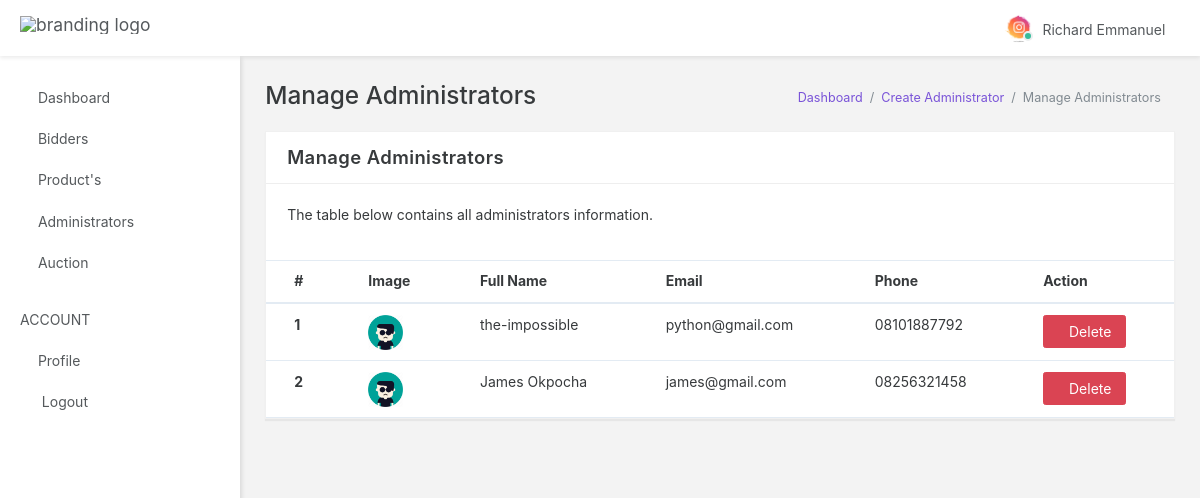
Page /auth/manage_admin (signed in) on the committed database.
### Auction_auth/models.py (models this page shows, shortened)
class User(AbstractBaseUser, PermissionsMixin):
    user_id = models.UUIDField(
        default=uuid.uuid4, primary_key=True, unique=True, editable=False)
    email = models.CharField(max_length=100, db_index=True,
                             unique=True, verbose_name='email address', blank=True)
    name = models.CharField(
        max_length=100, db_index=True, blank=True, null=True)
    phone = models.CharField(
        max_length=14, db_index=True, unique=True, blank=True)
    address = models.CharField(max_length=255, null=True, blank=True)
    picture = models.ImageField(
        default='img/user.png', upload_to='uploads/', null=True)
    date_joined = models.DateTimeField(
        verbose_name='date_joined', auto_now_add=True)
    last_login = models.DateTimeField(
        verbose_name='last_login', auto_now=True, null=True)
    is_active = models.BooleanField(default=True)
    is_staff = models.BooleanField(default=False)
    is_superuser = models.BooleanField(default=False)
    USERNAME_FIELD = 'email'
    REQUIRED_FIELDS = ['name',]
    objects = UserManager()
    class Meta:
        db_table = 'Users'
        verbose_name_plural = 'Users'

### Auction_auth/views.py (the view)
# urls.py: path('auth/manage_admin', ManageAdminPageView.as_view(), name='manage_admin'),
class ManageAdminPageView(LoginRequiredMixin, ListView):
    template_name = "backend/admin/manage_admin.html"
    def get_queryset(self):
        return User.objects.filter(is_staff=True, is_superuser=False).order_by('-date_joined')

### Templates/backend/admin/manage_admin.html (shortened to what this page needs)
{% extends 'base.html' %}
{% load static %}
{% load crispy_forms_tags %}
  {% block head %}{% include 'partials/auth_head.html' %}{% endblock head %}
  {% block body %}
  <body data-open="click" data-menu="vertical-menu" data-col="2-columns" class="vertical-layout vertical-menu 2-columns  fixed-navbar">
  {% block nav %} {% include 'partials/auth_nav.html' %} {% endblock %}
  {% include 'partials/auth_sidebar.html' %}
    <div class="app-content content container-fluid">
      <div class="content-wrapper">
        <div class="content-header row">
          <div class="content-header-left col-md-6 col-xs-12 mb-1">
            <h2 class="content-header-title">Manage Administrators</h2>
          </div>
            <div class="content-header-right breadcrumbs-right breadcrumbs-top col-md-6 col-xs-12">
                <div class="breadcrumb-wrapper col-xs-12">
                    <ol class="breadcrumb">
                        <li class="breadcrumb-item"><a href="{% url 'auth:dashboard' %}">Dashboard</a>
                        </li>
                        <li class="breadcrumb-item"><a href="{% url 'auth:create_admin' %}">Create Administrator</a>
                        </li>
                        <li class="breadcrumb-item active">Manage Administrators
                        </li>
                    </ol>
                </div>
            </div>
        </div>
        <div class="content-body">
        <div class="row">
            <div class="col-xs-12">
                <div class="card">
                    <div class="card-header">
                        <h4 class="card-title">Manage Administrators</h4>
                        <div class="heading-elements">
                            <ul class="list-inline mb-0">
                                <li><a data-action="collapse"><i class="icon-minus4"></i></a></li>
                                <li><a data-action="expand"><i class="icon-expand2"></i></a></li>
                            </ul>
                        </div>
                    </div>
                    <div class="card-body collapse in">
                        <div class="card-block card-dashboard">
                            <p>The table below contains all administrators information.</p>
                        </div>
                        <div class="table-responsive">
                            <table class="table table-hover mb-0">
                                <thead>
                                    <tr>
                                        <th>#</th>
                                        <th>Image</th>
                                        <th>Full Name</th>
                                        <th>Email</th>
                                        <th>Phone</th>
                                        <th>Action</th>
                                    </tr>
                                </thead>
                                <tbody>
                                {% if object_list %}
                                    {% for object in object_list %}
                                    <tr>
                                        <th scope="row">{{ forloop.counter}}</th>
                                        <td><a href="{% url 'auth:update_admin' object.pk %}"><img src="{{object.picture.url}}" width="35" alt=""></a></td>
                                        <td>{{ object.name }}</td>
                                        <td>{{ object.email }}</td>
                                        <td>{{ object.phone }}</td>
                                        <td><a href="" class="btn btn-danger" data-toggle="modal" data-target="#deleteModal{{forloop.counter}}" style="cursor: pointer;"> <i class="icon-ios-trash"></i>Delete</a></td>
                                    </tr>
                                    {% endfor %}
                                {% endif %}
                                </tbody>
                            </table>
                        </div>
                    </div>
                </div>
            </div>
        </div>
        </div>
      </div>
    </div>
</body>
{% endblock body %}

### Templates/partials/auth_nav.html (shortened to what this page needs)
{% load static %}
<nav
	class="header-navbar navbar navbar-with-menu navbar-fixed-top navbar-light navbar-shadow"
>
	<div class="navbar-wrapper">
		<div class="navbar-header">
			<ul class="nav navbar-nav">
				<li class="nav-item">
					<a href="index.html" class="navbar-brand nav-link"
						><img
							alt="branding logo"
							src="{% static 'backend/app-assets/images/logo/robust-logo-light.png' %}"
							data-expand="{% static 'backend/app-assets/images/logo/robust-logo-light.png' %}"
							data-collapse="{% static 'backend/app-assets/images/logo/robust-logo-small.png' %}"
							class="brand-logo"
					/></a>
				</li>
			</ul>
		</div>
		<div class="navbar-container content container-fluid">
			<div id="navbar-mobile" class="collapse navbar-toggleable-sm">
				<ul class="nav navbar-nav">
					<li class="nav-item hidden-sm-down">
						<a class="nav-link nav-menu-main menu-toggle hidden-xs"
							><i class="icon-menu5"> </i
						></a>
					</li>
				</ul>
				<ul class="nav navbar-nav float-xs-right">
					<li class="dropdown dropdown-user nav-item">
						<a
							data-toggle="dropdown"
							class="dropdown-toggle nav-link dropdown-user-link"
							><span class="avatar avatar-online"
								><img
									src="{{ request.user.picture.url }}"
									alt="avatar" /><i></i></span
							><span class="user-name">{{request.user.name}}</span></a
						>
					</li>
				</ul>
			</div>
		</div>
	</div>
</nav>

### Static/backend/app-assets/css/app.css (style rules this page uses)
@media (max-width: 1366px) { html { font-size: 14px; } }
html { height: 100%; }
html body { height: 100%; background-color: #F3F3F3; direction: ltr; }
html body.fixed-navbar { padding-top: 4rem; }
html body .content { padding: 0; transition: 300ms ease all; backface-visibility: hidden; }
html body .content .content-wrapper { padding: 1.8rem; }
html body .content .content-wrapper .content-header-right { margin-top: 6px; }
.avatar { position: relative; display: inline-block; width: 30px; white-space: nowrap; border-radius: 1000px; vertical-align: bottom; }
.avatar i { position: absolute; right: -7px; bottom: 2px; width: 10px; height: 10px; border: 2px solid #eceeef; border-radius: 100%; }
.avatar img { width: 100%; max-width: 100%; height: auto; border: 0 none; border-radius: 1000px; }
.avatar-online i { background-color: #37BC9B; }
@media screen and (min-width: 0px) { body:after { content: "xs - min-width: 0px"; } }
@media screen and (min-width: 544px) { body:after { content: "sm - min-width: 544px"; } }
@media screen and (min-width: 768px) { body:after { content: "md - min-width: 768px"; } }
@media screen and (min-width: 992px) { body:after { content: "lg - min-width: 992px"; } }
@media screen and (min-width: 1200px) { body:after { content: "xl - min-width: 1200px"; } }
body:after { display: none; }

### Static/backend/app-assets/css/core/menu/menu-types/vertical-menu.css (style rules this page uses)
@media (min-width: 992px) { body.vertical-layout.vertical-menu .navbar .navbar-header { width: 240px; } }
@media (min-width: 992px) { body.vertical-layout.vertical-menu .content, body.vertical-layout.vertical-menu .footer { margin-left: 240px; } }

### rows in the picture
User: user.picture (picture), user.name "Richard Emmanuel"
User: picture (placeholder picture), name "the-impossible", email "python@gmail.com", phone "08101887792"
User: picture (placeholder picture), name "James Okpocha", email "james@gmail.com", phone "08256321458"
